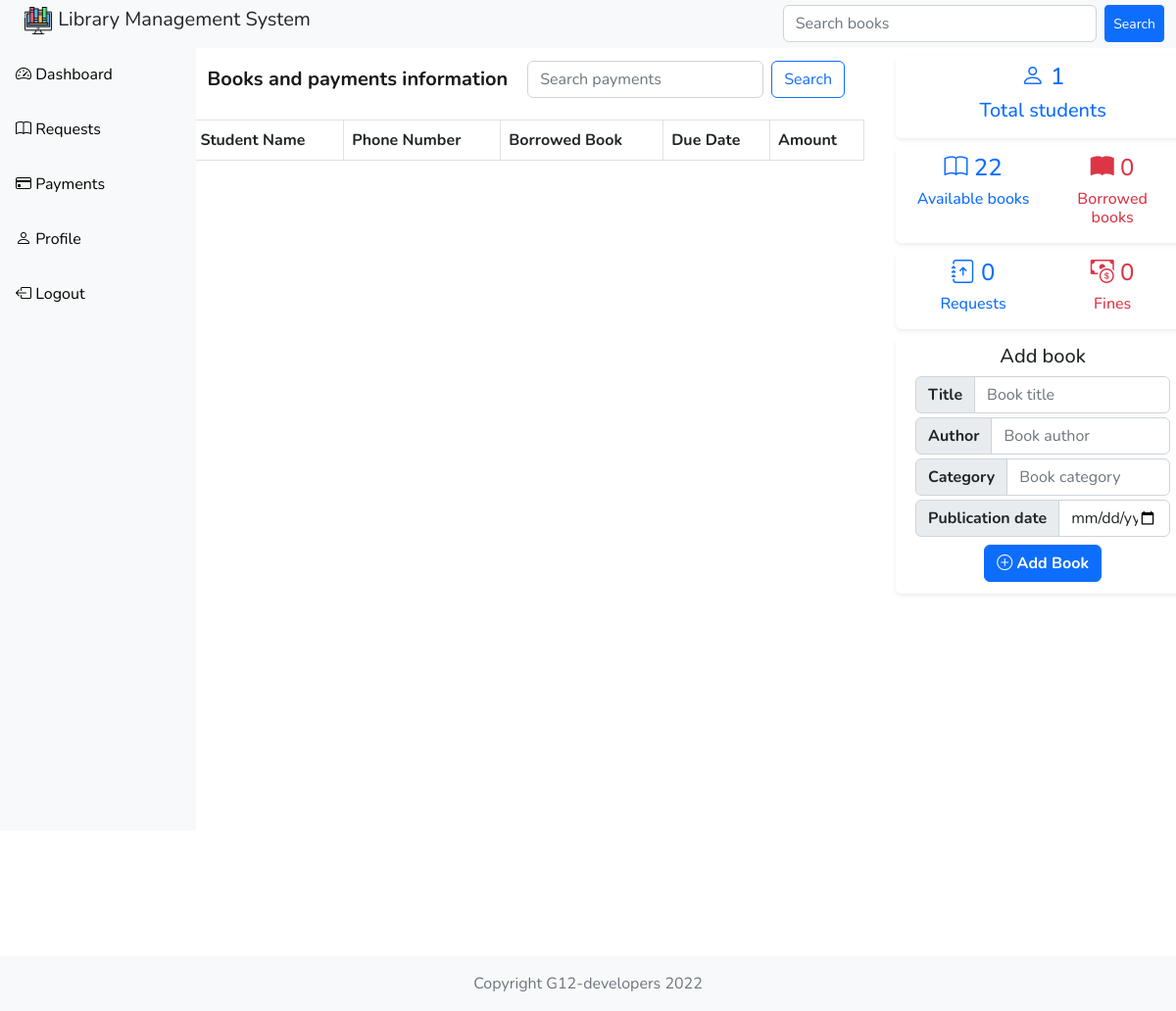
/user-payments/14/ (signed in), run on an earlier commit of the app's database.
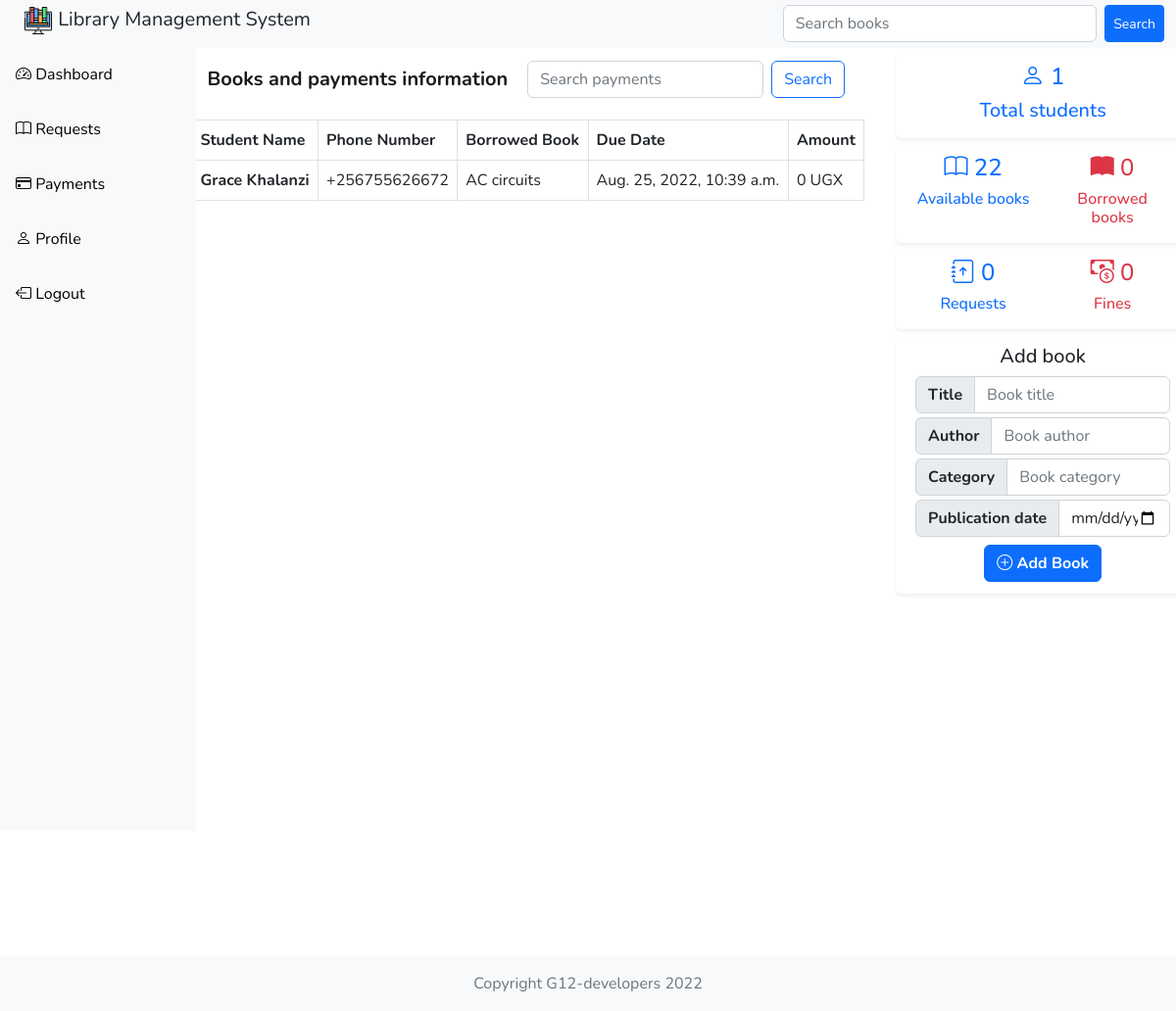
And on a later commit of the database.
### customuser/models.py (models this page shows, shortened)
class CustomUser(AbstractUser):
    name = models.CharField(max_length=50)
    email = models.EmailField(max_length=100, unique=True)
    password = models.CharField(max_length=500)
    date_of_birth = models.DateField(null=True)
    phone_number = models.BigIntegerField()
    sex = models.CharField(max_length=10, null=True)
    role = models.CharField(max_length=20, default='Student')
    is_active = models.BooleanField(default=True)
    USERNAME_FIELD = 'email'
    REQUIRED_FIELDS = ['name', 'sex', 'role', 'phone_number', 'username']

### library_books/models.py (models this page shows)
class Book(models.Model):
    title = models.CharField(max_length=200)
    author = models.CharField(max_length=200)
    subject_area = models.CharField(max_length=200)
    publication_date = models.DateField()
    status = models.CharField(max_length=50, default="Available")
    updated = models.DateTimeField(auto_now=True)
    created = models.DateTimeField(auto_now_add=True)
    borrower_id = models.ForeignKey('customuser.CustomUser',
                                    on_delete=models.SET_NULL,
                                    null=True,
                                    blank=True)
    due_date = models.DateTimeField(null=True, blank=True)

### customuser/views.py (the view, shortened to what this page needs)
# urls.py: path('user-payments/<str:pk>/', views.userPayments, name='payments'),
@login_required(login_url='login')
def userPayments(request, pk):
    details = {}
    payment = ''
    borrowed_book = ''
    borrowed_books = 0
    available_books = 0
    user = CustomUser.objects.get(id=pk)
    total_books = Book.objects.all()
    users = CustomUser.objects.filter(role='Student')
    pending_requests = Request.objects.filter(status="Pending")
    fines = UserPayment.objects.filter(status='Pending')
    librarian = CustomUser.objects.get(role__icontains="Admin")
    try:
        available_books = Book.objects.filter(status='Available').count()
    except:
        available_books = 0
    try:
        borrowed_books = Book.objects.filter(status='Borrowed').count()
    except:
        borrowed_books = 0
    try:
        borrowed_book = Book.objects.get(status='Borrowed',
                                         borrower_id=user.id)
    except:
        borrowed_book = ''
    if request.user.role == 'Admin':
        details = {}  # Main dictionary containing all others
        payments = ''
        book = ''
        index = 0  # Counter
        try:  # Get all users
            students = CustomUser.objects.all()
        except:
            return HttpResponse('No students yet')
        for student in students:
            if student.role == 'Student':
                details[index] = {}
                try:
                    details[index]['name'] = student.name
                    details[index]['phone_number'] = student.phone_number
                except:
                    details[index]['name'] = ''
                    details[index]['phone_number'] = ''
                try:
                    book = Book.objects.get(borrower_id=student.id)
                    details[index]['title'] = book.title
                    details[index]['due_date'] = book.due_date
                except:
                    book = ''
                    details[index]['title'] = ''
                    details[index]['due_date'] = ''
                try:
                    payment = UserPayment.objects.get(payer=student.id)
                    details[index]['amount'] = payment.amount
                except:
                    payment = ''
                if details[index][
                        'title'] == '':  # Delete indexes without books
                    details.pop(index)
                index += 1
        context = {'details': details}
    context = {
        'details': details,
        'users': users.count(),
        'pending_requests': pending_requests.count(),
        'fines': fines.count(),
        'librarian': librarian,
        'borrowed_book': borrowed_book,
        'available_books': available_books,
        'borrowed_books': borrowed_books,
        'payment': payment,
        'book': book
    }
    return render(request, 'customuser/payments_template.html', context)

### customuser/templates/customuser/payments_template.html (shortened to what this page needs)
{% extends 'base.html' %} {% block content %}
{% if request.user.role == 'Admin'%}
<div class="container-fluid">
  <nav class="navbar navbar-expand-lg p-2 mb-2 mt-3">
    <h4 class="navbar-brand m-2">
      <strong>Books and payments information</strong>
    </h4>
    <div class="container-fluid justify-content-center">
      <input
        class="form-control me-2"
        type="search"
        placeholder="Search payments"
      />
      <button class="btn btn-outline-primary" type="submit">Search</button>
    </div>
  </nav>
  <table class="table table-bordered">
    <thead>
      <tr>
        <th scope="col">Student Name</th>
        <th scope="col">Phone Number</th>
        <th scope="col">Borrowed Book</th>
        <th scope="col">Due Date</th>
        <th scope="col">Amount</th>
      </tr>
    </thead>
    <tbody>
      <tr>
        {% for detail in details.values %} {% if detail %}
        <th scope="row">{{detail.name}}</th>
        <td>+{{detail.phone_number}}</td>
        <td>{{detail.title}}</td>
        <td>{{detail.due_date}}</td>
        <td>{% if detail.amount %} {{detail.amount}} {% else %} 0 UGX</td>
        {% endif %} {% else %}
        <th scope="row">_</th>
        <td>_</td>
        <td>_</td>
        <td>_</td>
        <td>_</td>
        {% endif %}
      </tr>
      {% endfor %}
    </tbody>
  </table>
</div>
{% endif %}
 {% endblock %}

What changed in the data, as far as the page shows it:
now on this page (row edited): CustomUser: name "Grace Khalanzi"
now on this page (row edited): Book: title "AC circuits", due_date "Aug. 25, 2022, 10:39 a.m."
Also different on the page:
new list line: "+ 256755626672 0 UGX"
